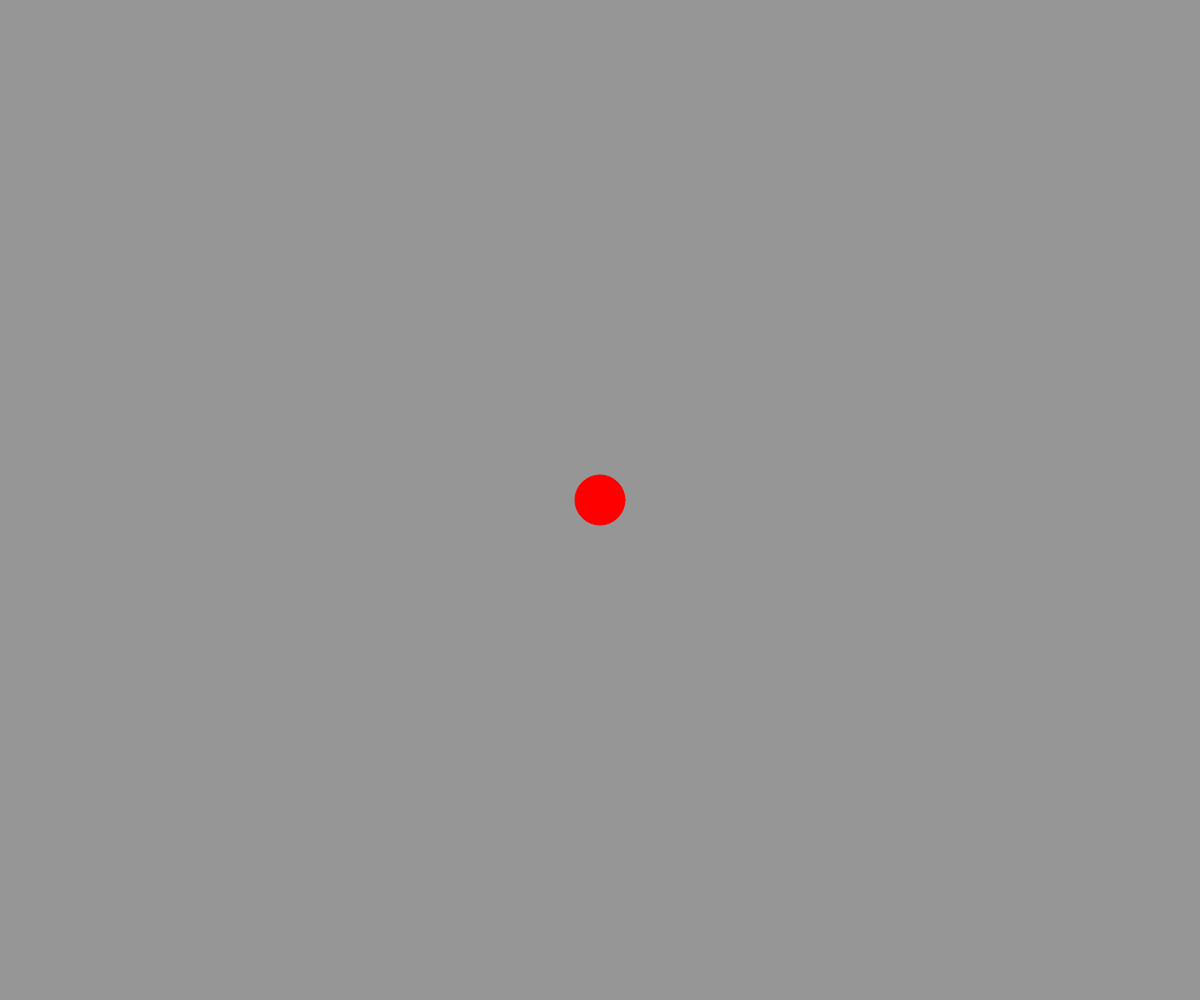
Frame 1 (no input)
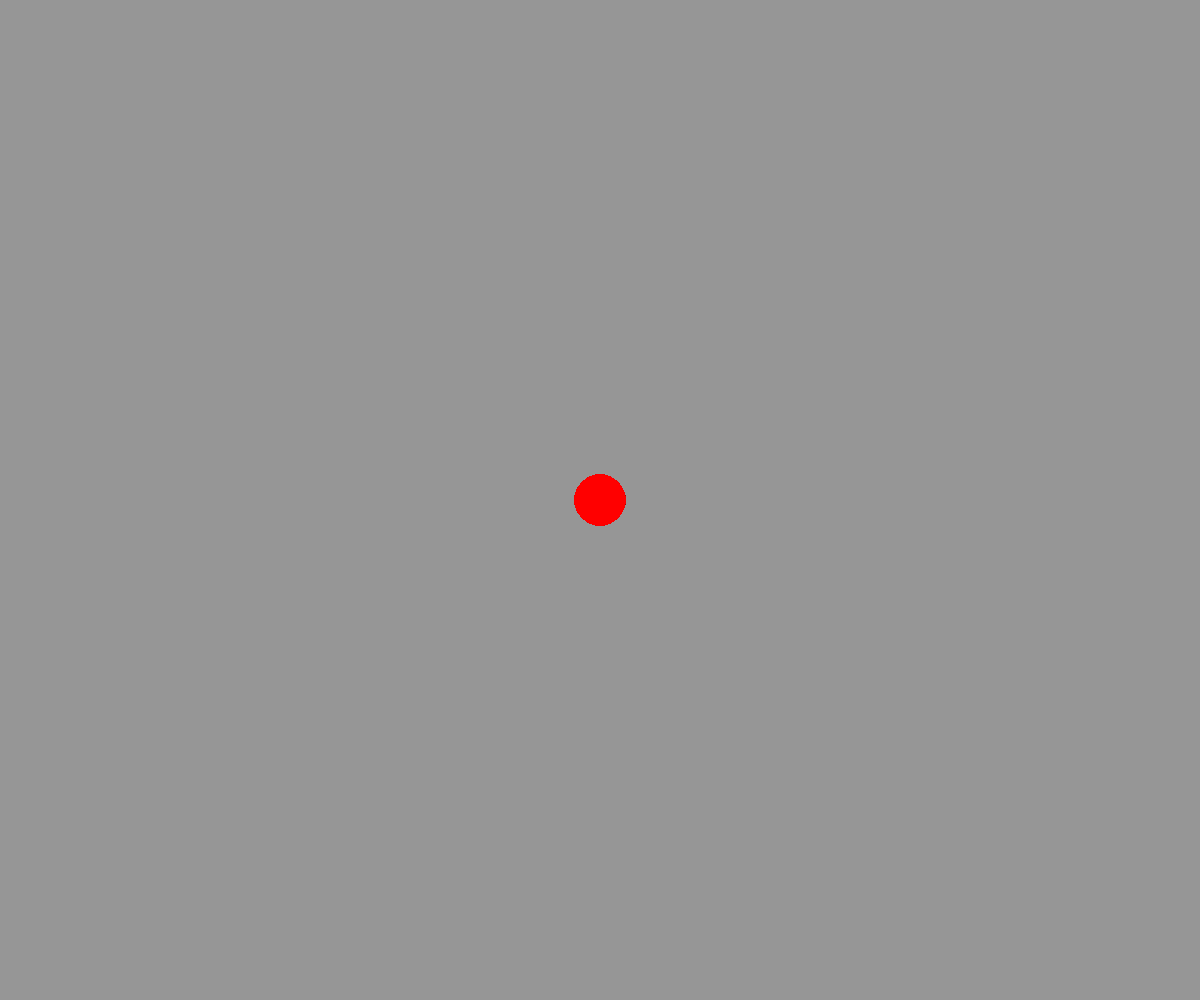
Frame 60 (no input)
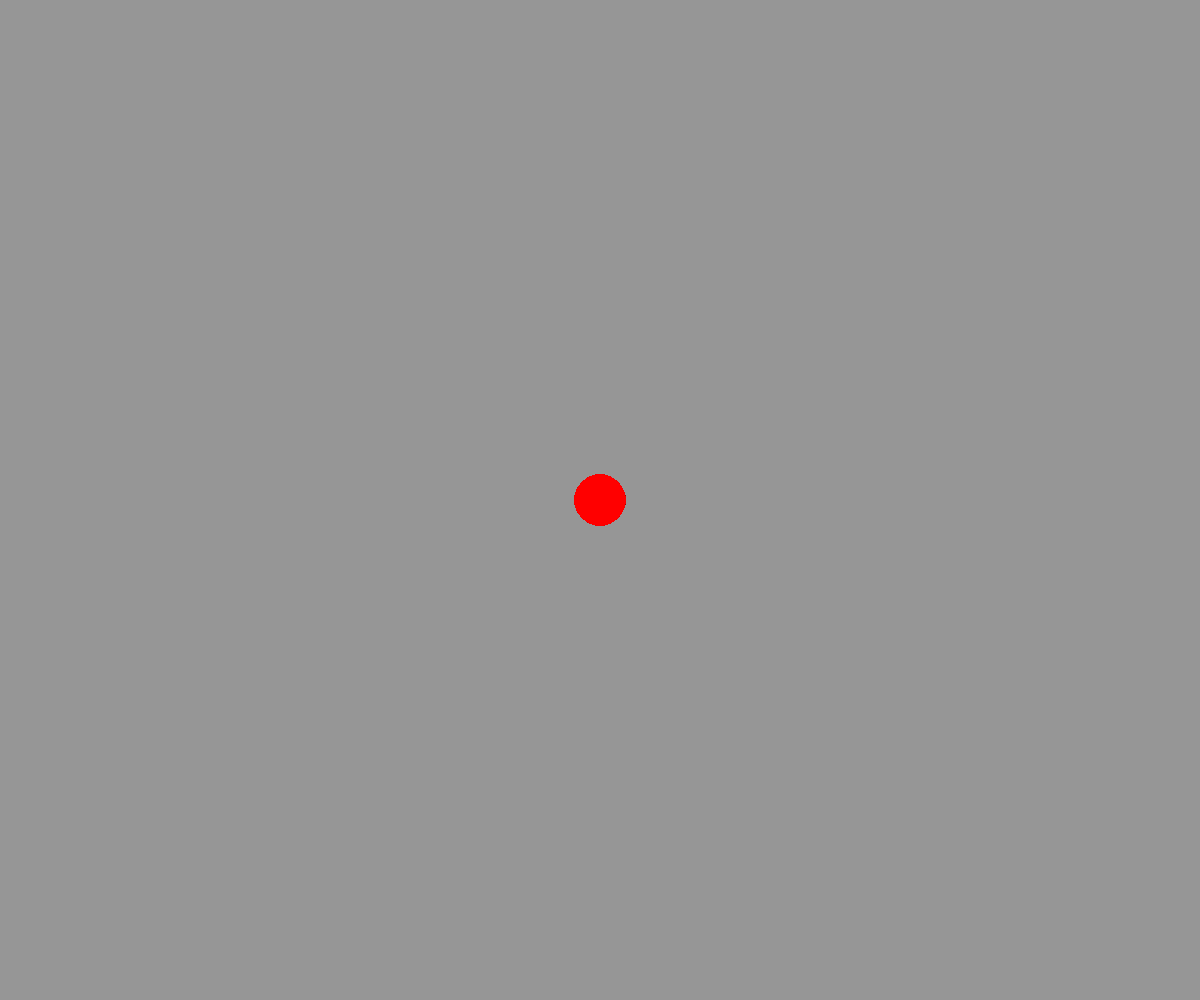
Frame 120 (the mouse pressed at the canvas centre since frame 60)

The p5.js sketch that drew these frames (run headless with seeded random() and noise() and a simulated clock; from frame 60 on, the mouse is pressed at the canvas centre):

// p5.js sketch
// ── sketch.js
function setup() {
  // put setup code here
  createCanvas(windowWidth, windowHeight);
  background(150);
}

function draw() {
  stroke(255, 0, 0);
  fill(255, 0, 0);
  ellipse(windowWidth/2, windowHeight/2, 50, 50);
}

function mouseReleased() {
  fill(random(255), 0, 0);
  ellipse(mouseX, mouseY, 50, 50);
}
